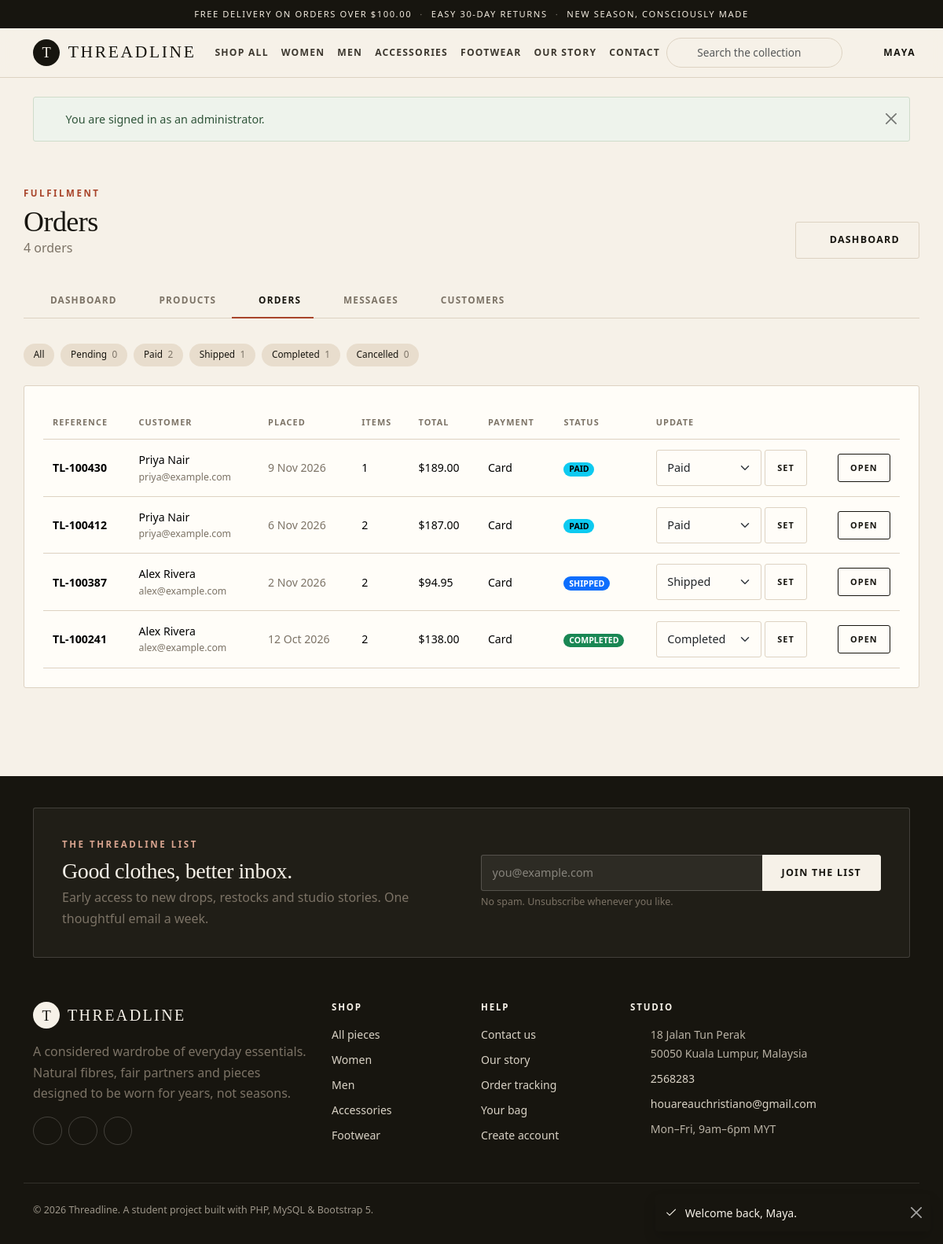
The app's page /admin/orders.php (signed in) with its own data.
### tables this page shows
CREATE TABLE orders (
    id             INT UNSIGNED AUTO_INCREMENT PRIMARY KEY,
    user_id        INT UNSIGNED NOT NULL,
    reference      VARCHAR(20) NOT NULL,
    full_name      VARCHAR(100) NOT NULL,
    email          VARCHAR(150) NOT NULL,
    phone          VARCHAR(30) NOT NULL,
    address        VARCHAR(255) NOT NULL,
    city           VARCHAR(100) NOT NULL,
    postcode       VARCHAR(20) NOT NULL,
    subtotal       DECIMAL(10, 2) NOT NULL,
    shipping       DECIMAL(10, 2) NOT NULL DEFAULT 0.00,
    total          DECIMAL(10, 2) NOT NULL,
    payment_method VARCHAR(30) NOT NULL DEFAULT 'card',
    status         ENUM('pending', 'paid', 'shipped', 'completed', 'cancelled')
                   NOT NULL DEFAULT 'pending',
    created_at     TIMESTAMP NOT NULL DEFAULT CURRENT_TIMESTAMP,
    UNIQUE KEY uq_orders_reference (reference),
    KEY idx_orders_user (user_id),
    CONSTRAINT fk_orders_user FOREIGN KEY (user_id)
        REFERENCES users (id) ON UPDATE CASCADE
);

CREATE TABLE users (
    id            INT UNSIGNED AUTO_INCREMENT PRIMARY KEY,
    full_name     VARCHAR(100) NOT NULL,
    email         VARCHAR(150) NOT NULL,
    password_hash VARCHAR(255) NOT NULL,
    phone         VARCHAR(30) DEFAULT NULL,
    address       VARCHAR(255) DEFAULT NULL,
    city          VARCHAR(100) DEFAULT NULL,
    postcode      VARCHAR(20) DEFAULT NULL,
    role          ENUM('customer', 'admin') NOT NULL DEFAULT 'customer',
    created_at    TIMESTAMP NOT NULL DEFAULT CURRENT_TIMESTAMP,
    UNIQUE KEY uq_users_email (email)
);

### admin/orders.php (the view, shortened to what this page needs)
<?php
require_once __DIR__ . '/../includes/auth.php';
$statuses = ['pending', 'paid', 'shipped', 'completed', 'cancelled'];
$filter = (string) ($_GET['status'] ?? '');
if (!in_array($filter, $statuses, true)) {
    $filter = '';
}
if ($filter !== '') {
    $stmt = $conn->prepare(
        "SELECT o.*, u.full_name AS customer, COUNT(oi.id) AS item_count
           FROM orders o
           JOIN users u ON u.id = o.user_id
           LEFT JOIN order_items oi ON oi.order_id = o.id
          WHERE o.status = ?
          GROUP BY o.id
          ORDER BY o.created_at DESC"
    );
    $stmt->bind_param('s', $filter);
    $stmt->execute();
    $orders = $stmt->get_result()->fetch_all(MYSQLI_ASSOC);
} else {
    $orders = $conn->query(
        "SELECT o.*, u.full_name AS customer, COUNT(oi.id) AS item_count
           FROM orders o
           JOIN users u ON u.id = o.user_id
           LEFT JOIN order_items oi ON oi.order_id = o.id
          GROUP BY o.id
          ORDER BY o.created_at DESC"
    )->fetch_all(MYSQLI_ASSOC);
}
$counts = [];
foreach ($conn->query("SELECT status, COUNT(*) AS total FROM orders GROUP BY status")->fetch_all(MYSQLI_ASSOC) as $row) {
    $counts[$row['status']] = (int) $row['total'];
}
include __DIR__ . '/../includes/header.php';
?>
<div class="container admin-shell">
    <div class="admin-head">
        <div>
            <p class="kicker mb-2">Fulfilment</p>
            <h1>Orders</h1>
            <p class="text-muted-warm mb-0"><?= count($orders) ?> <?= count($orders) === 1 ? 'order' : 'orders' ?><?= $filter ? ' · ' . e($filter) : '' ?></p>
        </div>
        <div class="d-flex flex-wrap gap-2">
            <a class="btn btn-outline-warm" href="index.php"><?= icon('grid') ?> Dashboard</a>
        </div>
    </div>
    <?php include __DIR__ . '/nav.php'; ?>
    <div class="d-flex flex-wrap gap-2 mb-4">
        <a class="chip <?= $filter === '' ? 'active' : '' ?>" href="orders.php">All</a>
        <?php foreach ($statuses as $status): ?>
            <a class="chip" href="orders.php?status=<?= e($status) ?>">
                <?= ucfirst($status) ?> <span class="text-muted-warm"><?= $counts[$status] ?? 0 ?></span>
            </a>
        <?php endforeach; ?>
    </div>
    <div class="panel">
        <div class="table-responsive">
            <table class="table table-threadline">
                <thead>
                    <tr>
                        <th scope="col">Reference</th>
                        <th scope="col">Customer</th>
                        <th scope="col">Placed</th>
                        <th scope="col">Items</th>
                        <th scope="col">Total</th>
                        <th scope="col">Payment</th>
                        <th scope="col">Status</th>
                        <th scope="col">Update</th>
                        <th scope="col"></th>
                    </tr>
                </thead>
                <tbody>
                    <?php foreach ($orders as $order): ?>
                        <tr>
                            <td class="fw-semibold"><?= e($order['reference']) ?></td>
                            <td>
                                <p class="mb-0"><?= e($order['customer']) ?></p>
                                <p class="mb-0 small text-muted-warm"><?= e($order['email']) ?></p>
                            </td>
                            <td class="text-muted-warm"><?= e(date('j M Y', strtotime($order['created_at']))) ?></td>
                            <td><?= (int) $order['item_count'] ?></td>
                            <td><?= money($order['total']) ?></td>
                            <td class="text-capitalize"><?= e($order['payment_method']) ?></td>
                            <td><?= status_badge($order['status']) ?></td>
                            <td>
                                <form method="post" action="orders.php" class="d-flex gap-1">
                                    <select class="form-select form-select-sm" id="status-<?= (int) $order['id'] ?>" name="status" data-autosubmit>
                                        <?php foreach ($statuses as $status): ?>
                                            <option value="<?= e($status) ?>" <?= $order['status'] === $status ? 'selected' : '' ?>><?= ucfirst($status) ?></option>
                                        <?php endforeach; ?>
                                    </select>
                                    <button class="btn btn-sm btn-outline-warm" type="submit">Set</button>
                                </form>
                            </td>
                            <td class="text-end">
                                <a class="btn btn-sm btn-outline-ink" href="order-detail.php?id=<?= (int) $order['id'] ?>">Open</a>
                            </td>
                        </tr>
                    <?php endforeach; ?>
                </tbody>
            </table>
        </div>
    </div>
</div>
<?php include __DIR__ . '/../includes/footer.php'; ?>

### includes/functions.php (shortened to what this page needs)
<?php
function e(mixed $value): string
{
    return htmlspecialchars((string) $value, ENT_QUOTES, 'UTF-8');
}
function money(float|int|string $amount): string
{
    return CURRENCY . number_format((float) $amount, 2);
}
function status_badge(string $status): string
{
    $map = [
        'pending' => 'warning',
        'paid' => 'info',
        'shipped' => 'primary',
        'completed' => 'success',
        'cancelled' => 'secondary',
    ];
    $class = $map[$status] ?? 'secondary';
    return '<span class="badge rounded-pill text-bg-' . $class . ' text-uppercase">' . e($status) . '</span>';
}
    ?>
    <?php
function icon(string $name, string $class = ''): string
{
    $body = $paths[$name] ?? $paths['info'];
    return '<svg class="icon ' . e($class) . '" viewBox="0 0 24 24" fill="none" stroke="currentColor" '
        . 'stroke-width="1.7" stroke-linecap="round" stroke-linejoin="round" aria-hidden="true">'
        . $body . '</svg>';
}

### assets/css/style.css (style rules this page uses)
:root { --ink: #17150f; --ink-soft: #3d382f; --cream: #f6f1e8; --paper: #fffdf8; --sand: #e8ddcd; --sand-deep: #d9cab4; --line: #ddd2c2; --accent: #a8442a; --accent-dark: #85331f; --olive: #59614c; --muted: #7c7366; --success: #3f6b4f; --radius: 3px; --shadow-soft: 0 18px 50px -30px rgba(23, 21, 15, .45); --font-body: "Segoe UI", "Helvetica Neue", Arial, sans-serif; --font-display: Georgia, "Times New Roman", serif; }
html { scroll-behavior: smooth; }
body { background: var(--cream); color: var(--ink); font-family: var(--font-body); font-size: 1rem; line-height: 1.65; -webkit-font-smoothing: antialiased; }
h1, h2, h3, h4, .display-font { font-family: var(--font-display); font-weight: 400; letter-spacing: -.015em; color: var(--ink); }
h1 { line-height: 1.08; }
a { color: var(--ink); text-decoration-thickness: 1px; text-underline-offset: 3px; }
.text-muted-warm { color: var(--muted) !important; }
.icon { width: 1.15em; height: 1.15em; vertical-align: -.18em; flex-shrink: 0; }
.kicker { font-size: .72rem; letter-spacing: .22em; text-transform: uppercase; font-weight: 600; color: var(--accent); }
.nav-search-icon .icon { width: 1rem; height: 1rem; }
.nav-account-toggle .icon { flex: none; }
.btn { border-radius: var(--radius); font-size: .78rem; font-weight: 600; letter-spacing: .1em; text-transform: uppercase; padding: .8rem 1.5rem; transition: all .2s ease; }
.btn-outline-ink { border: 1px solid var(--ink); color: var(--ink); background: transparent; }
.btn-outline-warm { border: 1px solid var(--line); color: var(--ink); background: transparent; }
.btn-sm { padding: .55rem .95rem; font-size: .68rem; }
.form-select, .form-control { border-radius: var(--radius); border-color: var(--line); background-color: var(--paper); padding: .7rem .85rem; font-size: .9rem; }
.chip { display: inline-flex; align-items: center; gap: .4rem; background: var(--sand); border-radius: 999px; padding: .3rem .8rem; font-size: .74rem; text-decoration: none; color: var(--ink); }
.admin-shell { padding: 2.5rem 0 4rem; }
.admin-head { display: flex; flex-wrap: wrap; align-items: flex-end; justify-content: space-between; gap: 1rem; margin-bottom: 2rem; }
.admin-head h1 { font-size: clamp(1.8rem, 3vw, 2.4rem); margin: 0; }
.panel { background: var(--paper); border: 1px solid var(--line); border-radius: var(--radius); padding: 1.5rem; }
.table-threadline { --bs-table-bg: transparent; margin-bottom: 0; font-size: .88rem; }
.table-threadline > :not(caption) > * > * { padding: .8rem .75rem; border-bottom-color: var(--line); vertical-align: middle; }
.table-threadline thead th { font-size: .68rem; letter-spacing: .1em; text-transform: uppercase; color: var(--muted); font-weight: 700; border-bottom-width: 1px; white-space: nowrap; }
.footer-list .icon { margin-top: .2rem; opacity: .7; }

### records on screen
orders: id "1", reference "TL-100241", user.full_name "Alex Rivera", email "alex@example.com", created_at "12 Oct 2026", item_count "2", total "$138.00", payment_method "Card", status "COMPLETED", status "Completed"
orders: reference "TL-100430", user.full_name "Priya Nair", email "priya@example.com", created_at "9 Nov 2026", item_count "1", total "$189.00", payment_method "Card", status "PAID", status "Paid"
orders: reference "TL-100412", user.full_name "Priya Nair", email "priya@example.com", created_at "6 Nov 2026", item_count "2", total "$187.00", payment_method "Card", status "PAID", status "Paid"
orders: reference "TL-100387", user.full_name "Alex Rivera", email "alex@example.com", created_at "2 Nov 2026", item_count "2", total "$94.95", payment_method "Card", status "SHIPPED", status "Shipped"

### other values on screen
money(FREE_SHIPPING_THRESHOLD) "$100.00"
SITE_NAME "THREADLINE"
explode(' ', current_user_name())[0] "MAYA"
$flash['message'] "You are signed in as an administrator."
count($orders) "4"
$label "DASHBOARD"
$label "PRODUCTS"
$label "ORDERS"
$label "MESSAGES"
$label "CUSTOMERS"
$status "Pending"
$counts[$status] "0"
$status "Paid"
$counts[$status] "2"
$status "Shipped"
